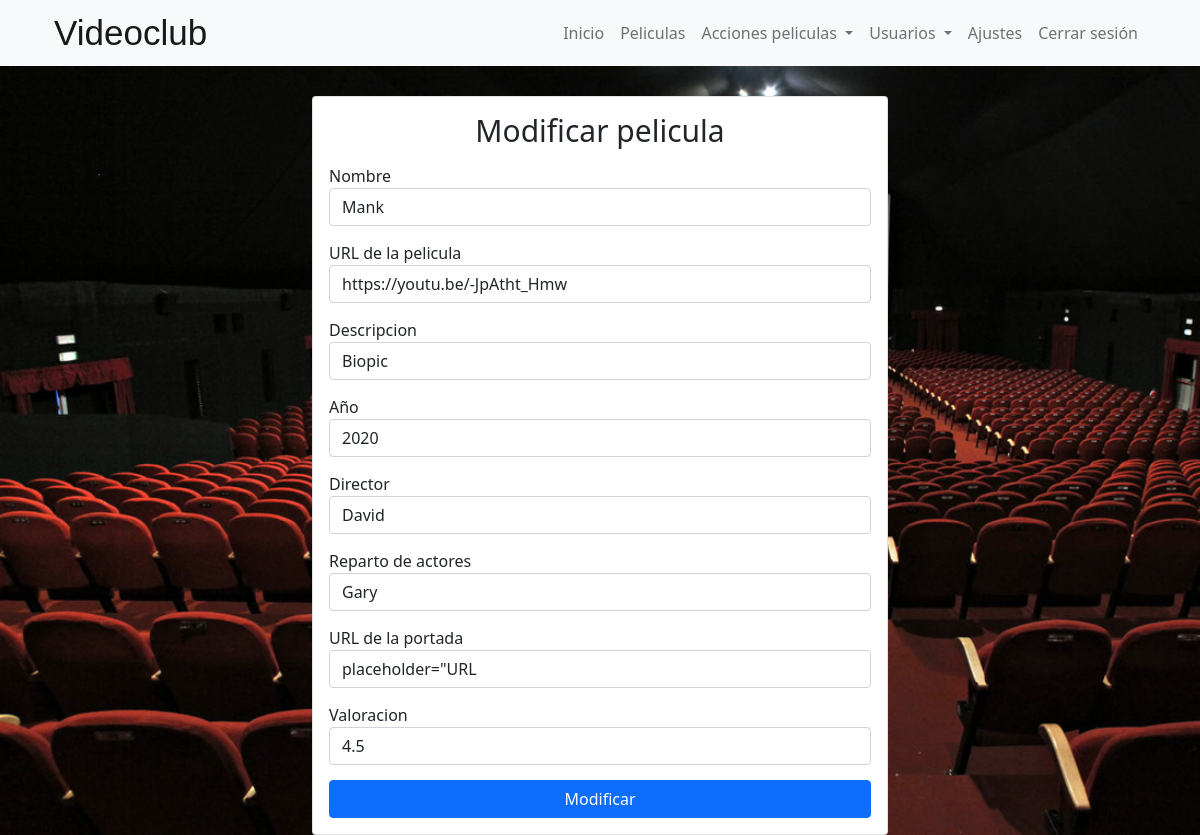
The page /myapp/mod_film/Mank on the database as committed earlier.
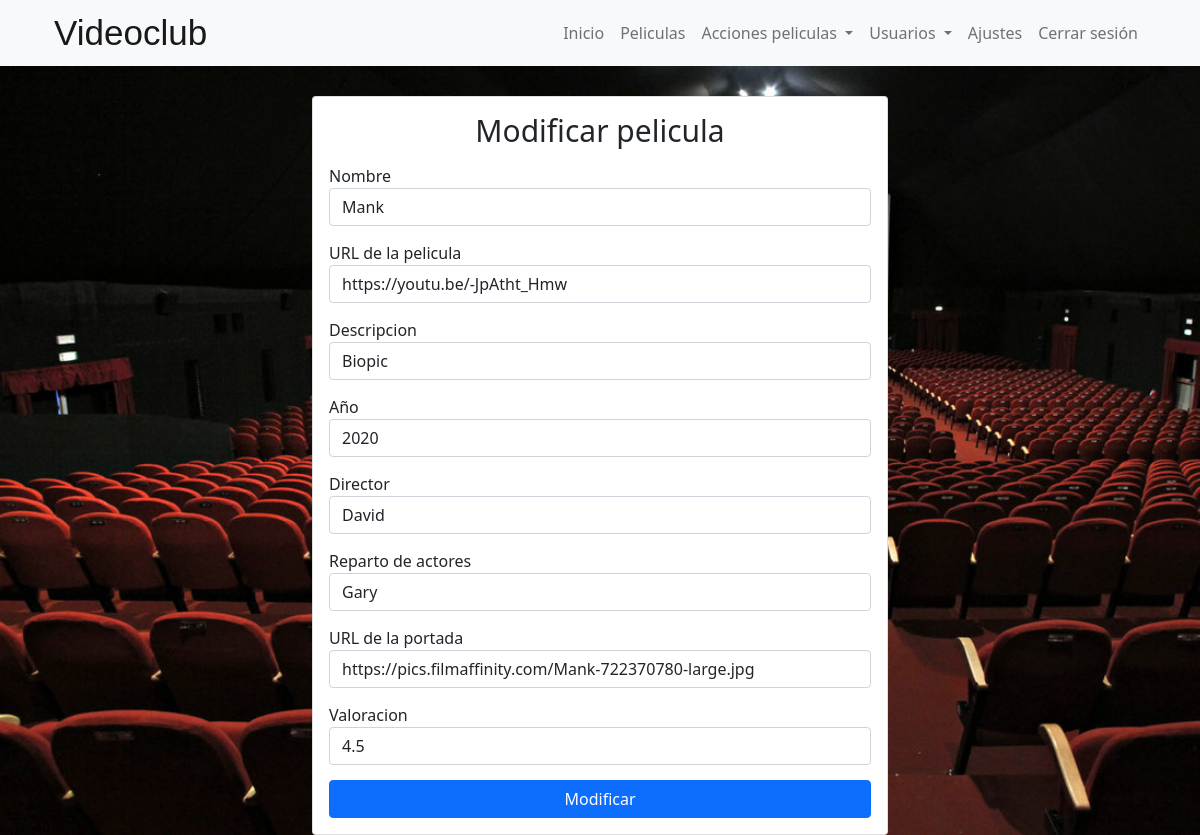
The same page on the database as committed later.
### myapp/models.py (models this page shows)
class Films(models.Model):
    name_film = models.CharField(max_length=100)
    url_film = models.URLField()
    description = models.CharField(max_length=500)
    year = models.IntegerField()
    director = models.CharField(max_length=100)
    actors = models.CharField(max_length=100)
    url_cover = models.URLField()
    num_stars = models.FloatField()

### myapp/views.py (the view, shortened to what this page needs)
# urls.py: path('mod_film/<str:name_film>', views.mod_film, name="mod_film")
def mod_film(request, name_film):
    film = Films.objects.filter(name_film=name_film)
    if request.method == "GET":
        return render (request, "myapp/modify_film.html", {'films':film})

### myapp/templates/myapp/modify_film.html (shortened to what the changed rows need)
{% load static %}
<!DOCTYPE html>
<html lang="en">
<head>
    <link href="https://cdn.jsdelivr.net/npm/bootstrap@5.0.0-beta3/dist/css/bootstrap.min.css" rel="stylesheet">
    <link rel="stylesheet" type="text/css" href="{% static 'myapp/style.css' %}">
</head>
<body>
    <section id="formulario_peliculas" class ="container">
        {% for film in films %}
        <div class="card">
            <div class="card-body">
                <h5 class="card-title">Modificar pelicula</h5>
                <form action = {% url 'mod_film' film.name_film %} method="post">
                    <div class="form-group">
                      <label for="input">Nombre</label>
                      <input type="text" class="form-control" id="name_film" name="name_film" value={{ film.name_film }} placeholder="Nombre de la pelicula">
                    </div>
                    <div class="form-group">
                        <label for="input">URL de la pelicula</label>
                        <input type="url" class="form-control" id="url_film" name="url_film" value={{ film.url_film }} placeholder="URL de la pelicula">
                    </div>
                    <div class="form-group">
                        <label for="input">Descripcion</label>
                        <input type="text" class="form-control" id="description" name="description" value={{ film.description }} placeholder="Descripcion de la pelicula">
                    </div>
                    <div class="form-group">
                        <label for="input">Año</label>
                        <input type="number" class="form-control" id="year" name="year"value={{ film.year }}  placeholder="Año de la pelicula">
                    </div>
                    <div class="form-group">
                        <label for="input">Director</label>
                        <input type="text" class="form-control" id="director" name="director" value={{ film.director }} placeholder="Director de la pelicula">
                    </div>
                    <div class="form-group">
                        <label for="input">Reparto de actores</label>
                        <input type="text" class="form-control" id="actors" name="actors" value={{ film.actors }} placeholder="Reparto de actores">
                    </div>
                    <div class="form-group">
                        <label for="input">URL de la portada</label>
                        <input type="url" class="form-control" id="url_cover" name="url_cover" value={{ film.url_cover }} placeholder="URL de la portada">
                    </div>
                    <div class="form-group">
                        <label for="input">Valoracion</label>
                        <input type="number" class="form-control" id="num_stars" name="num_stars" value={{ film.num_stars }} placeholder="Valoracion de la pelicula" min="1" max="5">
                    </div>
                    <div class="form-group">
                        <a href="">
                            <button id="boton-inicio" type="submit" class="btn btn-primary">Modificar</button>
                        </a>
                    </div>
                  </form>
            </div>
        </div>
        {% endfor %}
    </section>
</body>
</html>

Rows that differ between the two databases and show on the page:
changed Films "Mank": url_cover "placeholder=\"URL" → "https://pics.filmaffinity.com/Mank-722370780-large.jpg"
